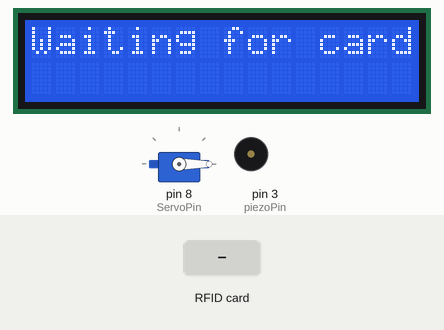
A sketch run on a simulated Arduino Uno, built with avr-gcc and run on an emulated ATmega328P. Parts: 16×2 character LCD, servo, buzzer (waves = sounding). The test bench sets the inputs (shaded band).

Above: at 3.6 s.
3.7 s: RFID card 5E 7A 19 C4 held to the reader
At 3.74 s:
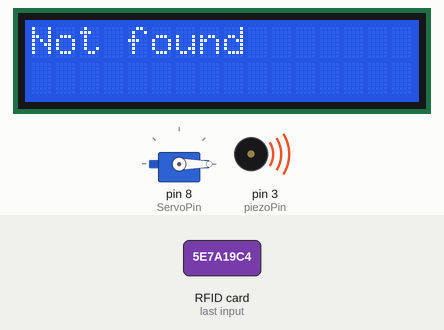
At 4.7 s:
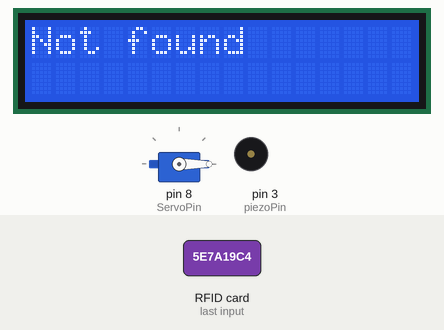
Timing chart, 0 to 6.7 s (numbered marks = the images above; inputs shaded):
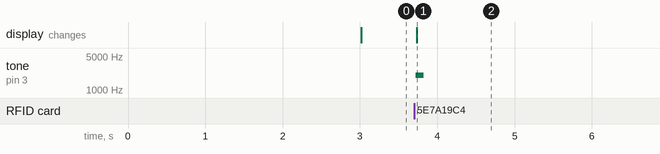

Measured:
- after the input at 3.7 s, tone on pin 3 (piezoPin): silent → 2000 Hz at once, → silent 0.10 s later; the display: changes at once (image 1)

The sketch:

RFID-keylock.ino
```cpp
/*
The project was developed by Nikolay Dmitrenko in 2021
*/
#include <Servo.h>
#include <SPI.h>
#include <MFRC522.h>
#include <Wire.h>
#include <LiquidCrystal_I2C.h>

#define SS_PIN 10
#define RST_PIN 9
int piezoPin = 3; //The pin to which the piezo speaker is connected.
int ServoPin = 8; // servo pin
MFRC522 mfrc522(SS_PIN, RST_PIN);
LiquidCrystal_I2C lcd(0x27,16,2);  // set the LCD address to 0x27 for a 16 chars and 2 line display
unsigned long uidDec, uidDecTemp;  // to store the label number in decimal format
unsigned long timer_servo, timer_cycle; // Variable to store the reference point
unsigned long Arr_uid[] = {1696461098, 2082820387};// An array of permission labels
bool flag = true;
bool found = false;
Servo servo;

void setup() {
  Serial.begin(9600);
  lcd.init();   // initialize the lcd
  lcd.backlight();
  SPI.begin();  // Init SPI bus.
  mfrc522.PCD_Init();  // Init MFRC522 card.
  servo.attach(ServoPin);
  servo.write(0);  // set the servo to a closed state
}

void loop() {
  //check if 3sk has passed since the last mark was found
  if(millis() - timer_cycle >= 3000){
    if(flag){
      lcd.clear();
      lcd.print("Waiting for card");
      flag = false;
    }
    if (millis() - timer_servo >= 3000){
    servo.write(0);  // set the servo to a closed state
    }
    // Finding a new tag
    if ( ! mfrc522.PICC_IsNewCardPresent()) {
      return;
    }
    // Selecting a label
    if ( ! mfrc522.PICC_ReadCardSerial()) {
      return;
    }
    uidDec = 0;
    // Issuing the serial number of the tag.
    for (byte i = 0; i < mfrc522.uid.size; i++)
    {
      uidDecTemp = mfrc522.uid.uidByte[i];
      uidDec = uidDec * 256 + uidDecTemp;
    }
    found = false;
    //Searching the array of our label
    for(int i = 0; i < sizeof(Arr_uid)/sizeof(unsigned long); i++){
      if(uidDec == Arr_uid[i]){found = true;}
    }
    if (found) // if found, the servo opens.
    {
      tone(piezoPin, 50, 100); // We make a sound signal, Found
      lcd.clear(); //clear lcd
      lcd.print("Found"); // output to lcd
      servo.write(180); // Rotate the servo 180 degrees
      timer_servo = millis();
      timer_cycle = millis();
      flag = true;
    }
    else{
      tone(piezoPin, 2000, 100); // Beep, Not Found
      lcd.clear();//clear lcd
      lcd.print("Not found");// output to lcd
      timer_cycle = millis();
      flag = true;
    }
  }
}
```
